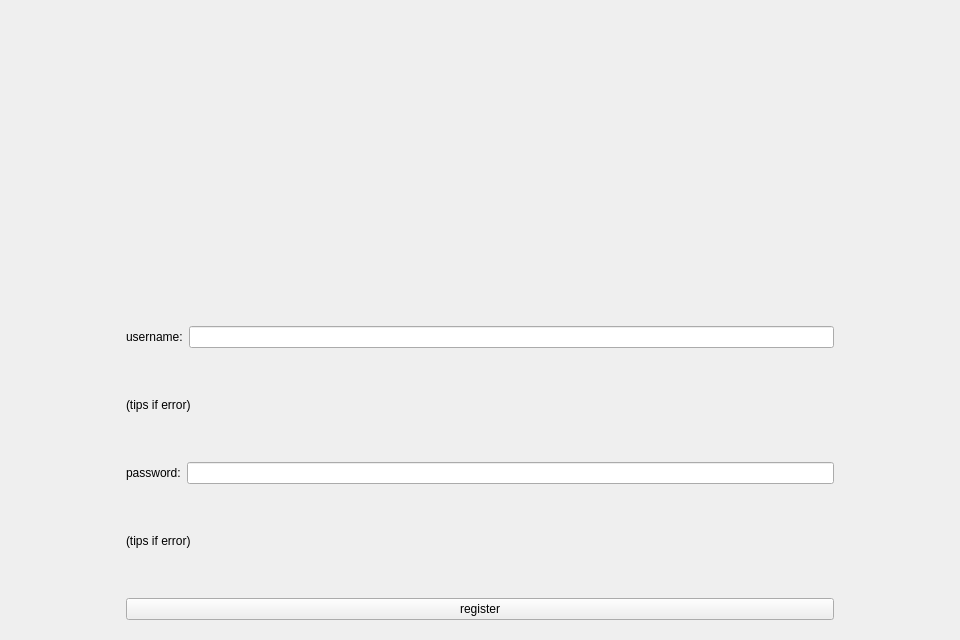
<?xml version="1.0" encoding="UTF-8"?>
<ui version="4.0">
 <class>Register</class>
 <widget class="QWidget" name="Register">
  <property name="geometry">
   <rect>
    <x>0</x>
    <y>0</y>
    <width>960</width>
    <height>640</height>
   </rect>
  </property>
  <property name="windowTitle">
   <string>Form</string>
  </property>
  <layout class="QGridLayout" name="gridLayout_2">
   <item row="0" column="0">
    <layout class="QVBoxLayout" name="verticalLayout_2">
     <item>
      <widget class="QWidget" name="widget_top_r" native="true">
       <property name="sizePolicy">
        <sizepolicy hsizetype="Preferred" vsizetype="Fixed">
         <horstretch>0</horstretch>
         <verstretch>0</verstretch>
        </sizepolicy>
       </property>
       <property name="minimumSize">
        <size>
         <width>0</width>
         <height>300</height>
        </size>
       </property>
       <property name="styleSheet">
        <string notr="true">border-image: url(:/pic/test.png);</string>
       </property>
      </widget>
     </item>
     <item>
      <layout class="QHBoxLayout" name="horizontalLayout_3">
       <item>
        <widget class="QWidget" name="widget_left_r" native="true">
         <property name="sizePolicy">
          <sizepolicy hsizetype="Fixed" vsizetype="Preferred">
           <horstretch>0</horstretch>
           <verstretch>0</verstretch>
          </sizepolicy>
         </property>
         <property name="minimumSize">
          <size>
           <width>100</width>
           <height>0</height>
          </size>
         </property>
        </widget>
       </item>
       <item>
        <widget class="QWidget" name="widget_main_r" native="true">
         <layout class="QGridLayout" name="gridLayout">
          <item row="0" column="0">
           <layout class="QVBoxLayout" name="verticalLayout">
            <item>
             <layout class="QHBoxLayout" name="horizontalLayout_2">
              <item>
               <widget class="QLabel" name="label_username_r">
                <property name="text">
                 <string>username:</string>
                </property>
               </widget>
              </item>
              <item>
               <widget class="QLineEdit" name="lineEdit_usernam_r"/>
              </item>
             </layout>
            </item>
            <item>
             <widget class="QLabel" name="label_username_prompt">
              <property name="text">
               <string>(tips if error)</string>
              </property>
             </widget>
            </item>
            <item>
             <layout class="QHBoxLayout" name="horizontalLayout">
              <item>
               <widget class="QLabel" name="label_password_r">
                <property name="text">
                 <string>password:</string>
                </property>
               </widget>
              </item>
              <item>
               <widget class="QLineEdit" name="lineEdit_password_r"/>
              </item>
             </layout>
            </item>
            <item>
             <widget class="QLabel" name="label_password_prompt">
              <property name="text">
               <string>(tips if error)</string>
              </property>
             </widget>
            </item>
            <item>
             <widget class="QPushButton" name="pushButton_register_r">
              <property name="text">
               <string>register</string>
              </property>
             </widget>
            </item>
           </layout>
          </item>
         </layout>
        </widget>
       </item>
       <item>
        <widget class="QWidget" name="widget_right_r" native="true">
         <property name="sizePolicy">
          <sizepolicy hsizetype="Fixed" vsizetype="Preferred">
           <horstretch>0</horstretch>
           <verstretch>0</verstretch>
          </sizepolicy>
         </property>
         <property name="minimumSize">
          <size>
           <width>100</width>
           <height>0</height>
          </size>
         </property>
        </widget>
       </item>
      </layout>
     </item>
    </layout>
   </item>
  </layout>
 </widget>
 <resources/>
 <connections/>
</ui>
